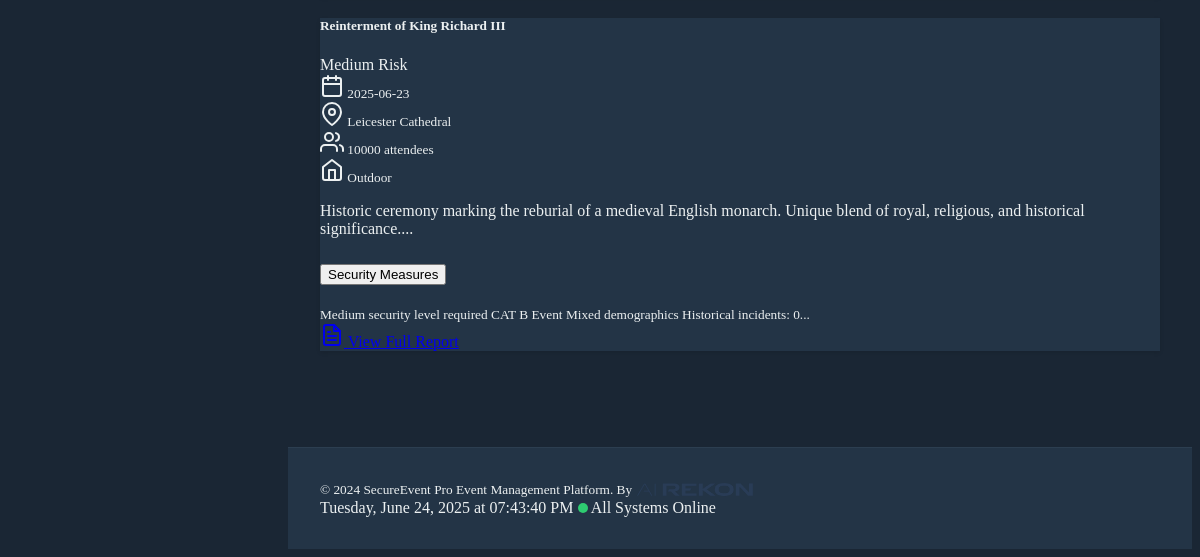
Before: /view-all-events (lower part) with the older database file.
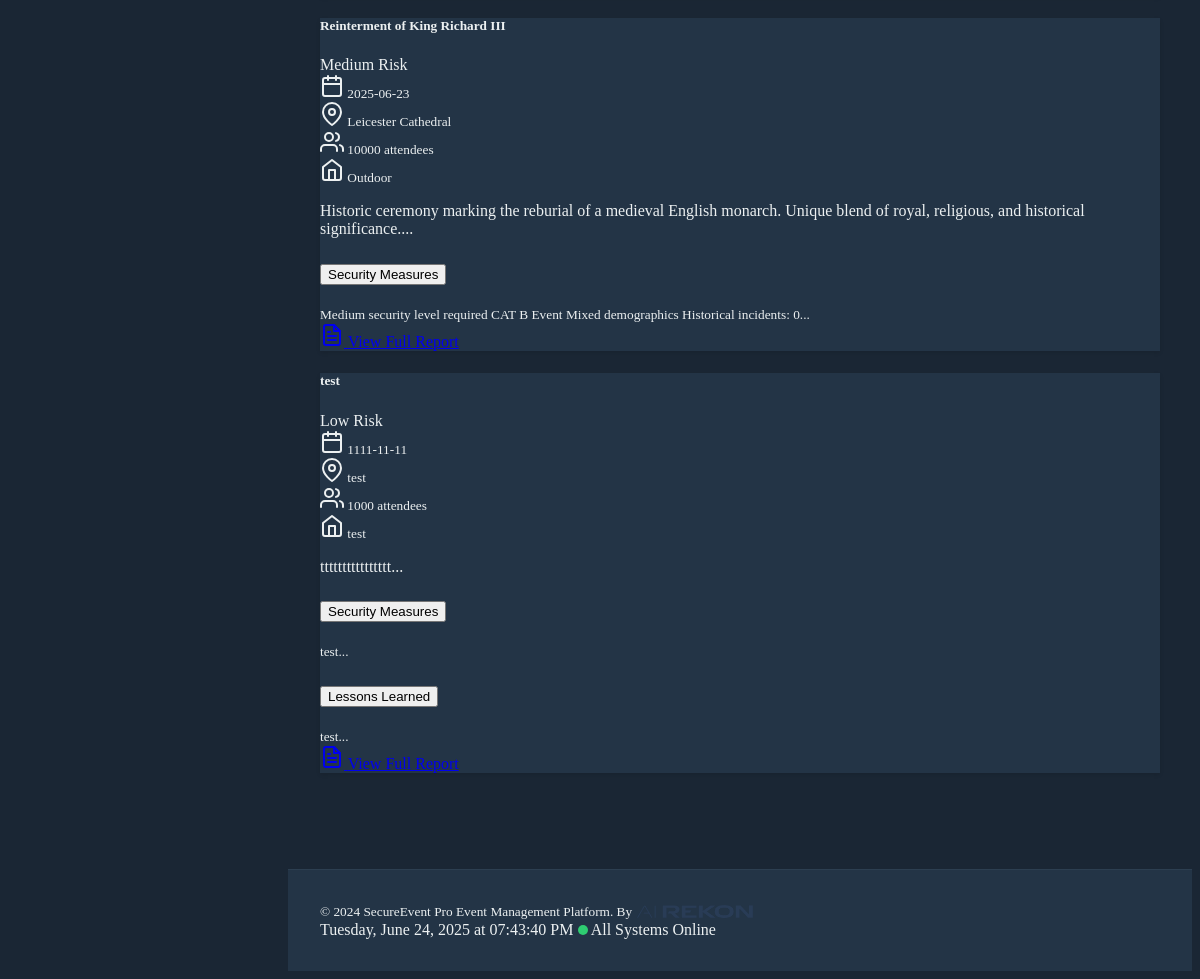
After: the same page with the newer database file.
### models.py (models this page shows)
class EventReport(db.Model):
    id = db.Column(db.Integer, primary_key=True)
    title = db.Column(db.String(200), nullable=False)
    date = db.Column(db.DateTime, nullable=False)
    location = db.Column(db.String(200), nullable=False)
    description = db.Column(db.Text, nullable=False)
    risk_level = db.Column(db.String(50), nullable=False)
    incident_type = db.Column(db.String(100), nullable=False)
    created_at = db.Column(db.DateTime, default=datetime.utcnow)
    venue_type = db.Column(db.String(50))
    security_staff_count = db.Column(db.Integer, default=0)
    security_staff_roles = db.Column(db.JSON, default=dict)
    incidents_reported = db.Column(db.Integer, default=0)
    incident_summary = db.Column(db.Text)
    attendance = db.Column(db.Integer)
    security_measures = db.Column(db.Text)
    incident_response = db.Column(db.Text)
    lessons_learned = db.Column(db.Text)
    recommendations = db.Column(db.Text)
    security_protocols = db.Column(db.Text)
    emergency_response_plan = db.Column(db.Text)
    post_event_analysis = db.Column(db.Text)
    activity_logs = db.relationship('ActivityLog', backref='event_report', lazy=True)
    estimated_risk_level = db.Column(db.String(50))
    risk_assessments = db.relationship('RiskAssessment', backref='event_report', lazy=True)

### routes.py (the view)
@app.route("/view-all-events")
def view_all_events():
    events = EventReport.query.all()
    return render_template("index.html", reports=events)

### routes.py (called while the page is built)
@app.before_request
def before_request():
    g.start_time = datetime.utcnow()
    g.activity_log = None

@app.after_request
def after_request(response):
    if hasattr(g, "activity_log") and g.activity_log:
        end_activity_tracking(g.activity_log)
    return response

### templates/index.html (shortened to what this page needs)
{% extends "base.html" %}
{% block content %}
<div class="row">
    {% for report in reports %}
    <div class="col-md-6 mb-4">
        <div class="card h-100">
            <div class="card-header d-flex justify-content-between align-items-center">
                <h5 class="card-title mb-0">{{ report.title }}</h5>
                <span class="badge bg-{{ 'danger' if report.risk_level == 'High' else 'warning' if report.risk_level == 'Medium' else 'success' }}">
                    {{ report.risk_level }} Risk
                </span>
            </div>
            <div class="card-body">
                <div class="mb-3">
                    <small class="text-muted">
                        <i data-feather="calendar" class="feather-sm me-1"></i> {{ report.date.strftime('%Y-%m-%d') }}<br>
                        <i data-feather="map-pin" class="feather-sm me-1"></i> {{ report.location }}<br>
                        <i data-feather="users" class="feather-sm me-1"></i> {{ report.attendance if report.attendance else 'Not recorded' }} attendees<br>
                        <i data-feather="home" class="feather-sm me-1"></i> {{ report.venue_type if report.venue_type else 'Venue type not specified' }}
                    </small>
                </div>
                <p class="card-text">{{ report.description[:150] }}...</p>
                {% if report.security_measures or report.lessons_learned %}
                <div class="mt-3">
                    <div class="accordion" id="insights{{ report.id }}">
                        {% if report.security_measures %}
                        <div class="accordion-item">
                            <h2 class="accordion-header">
                                <button class="accordion-button collapsed" type="button" data-bs-toggle="collapse" data-bs-target="#security{{ report.id }}">
                                    Security Measures
                                </button>
                            </h2>
                            <div id="security{{ report.id }}" class="accordion-collapse collapse" data-bs-parent="#insights{{ report.id }}">
                                <div class="accordion-body">
                                    <small>{{ report.security_measures[:200] }}...</small>
                                </div>
                            </div>
                        </div>
                        {% endif %}
                        {% if report.lessons_learned %}
                        <div class="accordion-item">
                            <h2 class="accordion-header">
                                <button class="accordion-button collapsed" type="button" data-bs-toggle="collapse" data-bs-target="#lessons{{ report.id }}">
                                    Lessons Learned
                                </button>
                            </h2>
                            <div id="lessons{{ report.id }}" class="accordion-collapse collapse" data-bs-parent="#insights{{ report.id }}">
                                <div class="accordion-body">
                                    <small>{{ report.lessons_learned[:200] }}...</small>
                                </div>
                            </div>
                        </div>
                        {% endif %}
                    </div>
                </div>
                {% endif %}
                <div class="mt-3">
                    <a href="{{ url_for('view_report', report_id=report.id) }}" class="btn btn-secondary btn-sm">
                        <i data-feather="file-text" class="feather-sm"></i> View Full Report
                    </a>
                </div>
            </div>
        </div>
    </div>
    {% endfor %}
</div>
{% endblock %}

Changed rows visible on the page:
added EventReport: title "test", risk_level "Low", date "1111-11-11", location "test", attendance "1000", venue_type "test", description "tttttttttttttttt", security_measures "test", lessons_learned "test"
